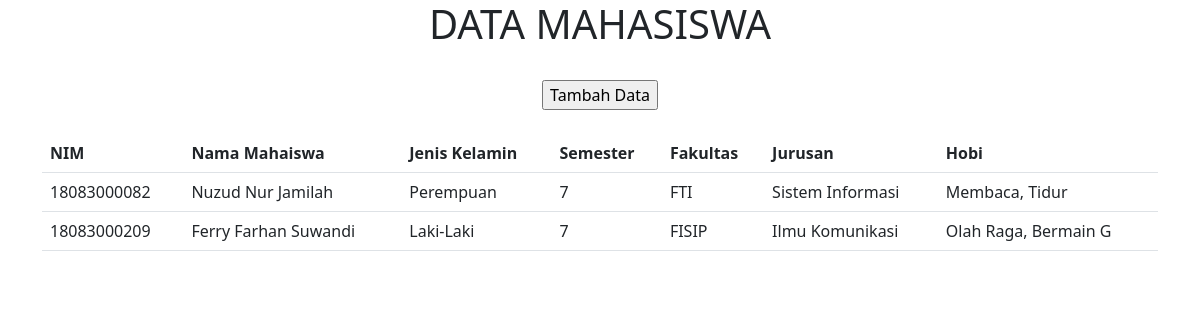
Screenshot of /user.php with the database file from the repository.
### tables this page shows
CREATE TABLE `mahasiswa` (
  `nim` varchar(12) NOT NULL,
  `nama` varchar(50) DEFAULT NULL,
  `jk` varchar(15) DEFAULT NULL,
  `semester` int(2) DEFAULT NULL,
  `fakultas` varchar(20) DEFAULT NULL,
  `jurusan` varchar(20) DEFAULT NULL,
  `hobi` varchar(200) NOT NULL
);

### user.php (the view, shortened to what this page needs)
<html>
<link href="https://cdn.jsdelivr.net/npm/bootstrap@5.1.3/dist/css/bootstrap.min.css" rel="stylesheet">
<body background = "59.png">
  <div class="container">
	<center>
    <h1>DATA MAHASISWA</h1></br>
    <form method = "POST" action = "form_create.php">
    <nav>
    <input type = "submit" name = "" value = "Tambah Data">
    </nav>
    <table class="table" >
	<br>
	  <tr>
	    <th>NIM</th>
		<th>Nama Mahaiswa</th>
		<th>Jenis Kelamin</th>
		<th>Semester</th>
		<th>Fakultas</th>
		<th>Jurusan</th>
		<th>Hobi</hobi>
	  </tr>
<?php include("koneksi.php");
if($conn){
$hasil = mysqli_query($conn,"SELECT * FROM mahasiswa");
while ($row = mysqli_fetch_array($hasil))
{
	echo "<tr>
		  <td>$row[nim]</td>
		  <td>$row[nama]</td>
		  <td>$row[jk]</td>
	      <td>$row[semester]</td>
          <td>$row[fakultas]</td>
		  <td>$row[jurusan]</td>
		  <td>$row[hobi]</td>
		  </tr>";
}
}
?>
</table>
  </div>
</body>
</html>

### rows the page displays
mahasiswa: nim "18083000082", nama "Nuzud Nur Jamilah", jk "Perempuan", semester "7", fakultas "FTI", jurusan "Sistem Informasi", hobi "Membaca, Tidur"
mahasiswa: nim "18083000209", nama "Ferry Farhan Suwandi", jk "Laki-Laki", semester "7", fakultas "FISIP", jurusan "Ilmu Komunikasi", hobi "Olah Raga, Bermain G"
